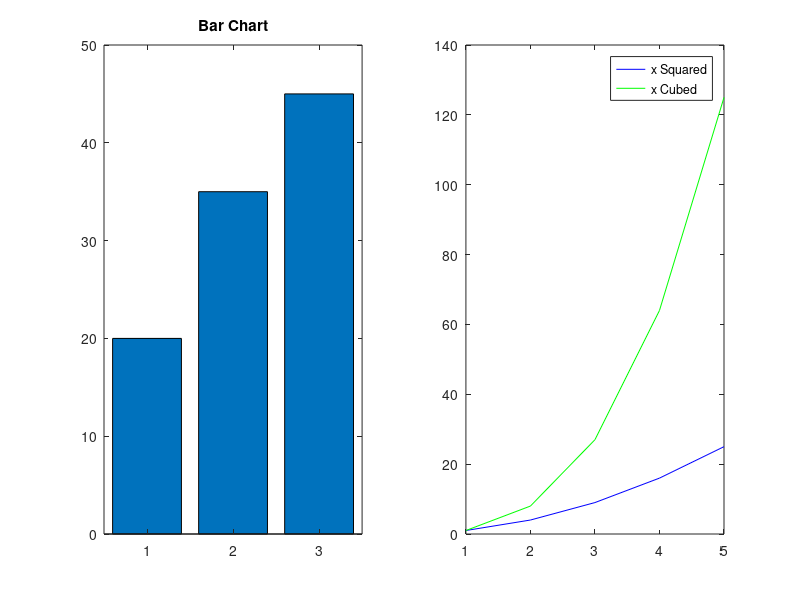

Recreate this plot in MATLAB. (Note: this script raises an error after producing the figure.)
%% Task 1: Input/Output Commands & Basic Data Types

user_input = input('Enter a decimal number: ');
user_input_uint8 = uint8(user_input);

fprintf('The converted 8-bit integer is: [%0.1f]\n', user_input_uint8);

%% Task 2: Basic Data Types (Cell Arrays) & I/O Commands

MyCell = {'MATLAB', 2026, ones(2)};
disp(MyCell{1})

%% Task 3: Basic Data Types (Structures), Programming (If-Condition) & I/O Commands

student.Name = 'Ali';
student.Age = 21;
student.Gpa = 3.6;

if student.Gpa >= 3.5
    fprintf('Excellent Student: %s\n', student.Name);
end

%% Task 4: Programming (For Loop) & I/O Commands

for i = 1:5
    result = i * 10;
    fprintf('%d ', result);
end
fprintf('\n');

%% Task 5: Programming (While Loop) & I/O Commands

number_input = input('Enter a positive number: ');

while number_input <= 0
    number_input = input('Invalied! Enter a positive number: ');
end

%% Task 6: Programming (Switch Case), Data Types & I/O Commands

color_input = input('Enter a color code (r, g, b): ','s');

switch color_input
    case 'r'
        color_input = 'RED';
    case 'g'
        color_input = 'GREEN';
    case 'b'
        color_input = 'BLUE';
    otherwise
        color_input = 'UNKNOWN';
end

disp(color_input);

%% Task 7: Plotting in MATLAB & I/O Commands

x = 0:2*pi;
y = sin(x);

plot(x, y, 'r--', 'LineWidth', 3)
title('Sine Wave')
xlabel('sin(x)')

%% Task 8: Plotting in MATLAB (Subplot)

v = [20 35 45];

subplot(1, 2, 1)
bar(v)
title('Bar Chart')

subplot(1, 2, 2)
pie(v)
title('Pie Chart')

%% Task 9: Plotting in MATLAB (Hold On & Legend)

x = 1:5;
x_squared = x.^2;
x_cubed = x.^3;

plot(x_squared, 'b')
hold on
plot(x_cubed, 'g')
legend('x Squared', 'x Cubed')


%% Task 10: Programming (Functions), Plotting & I/O Commands (sprintf)

analyzeData([8, 4, 6, 9, 2 10]);
